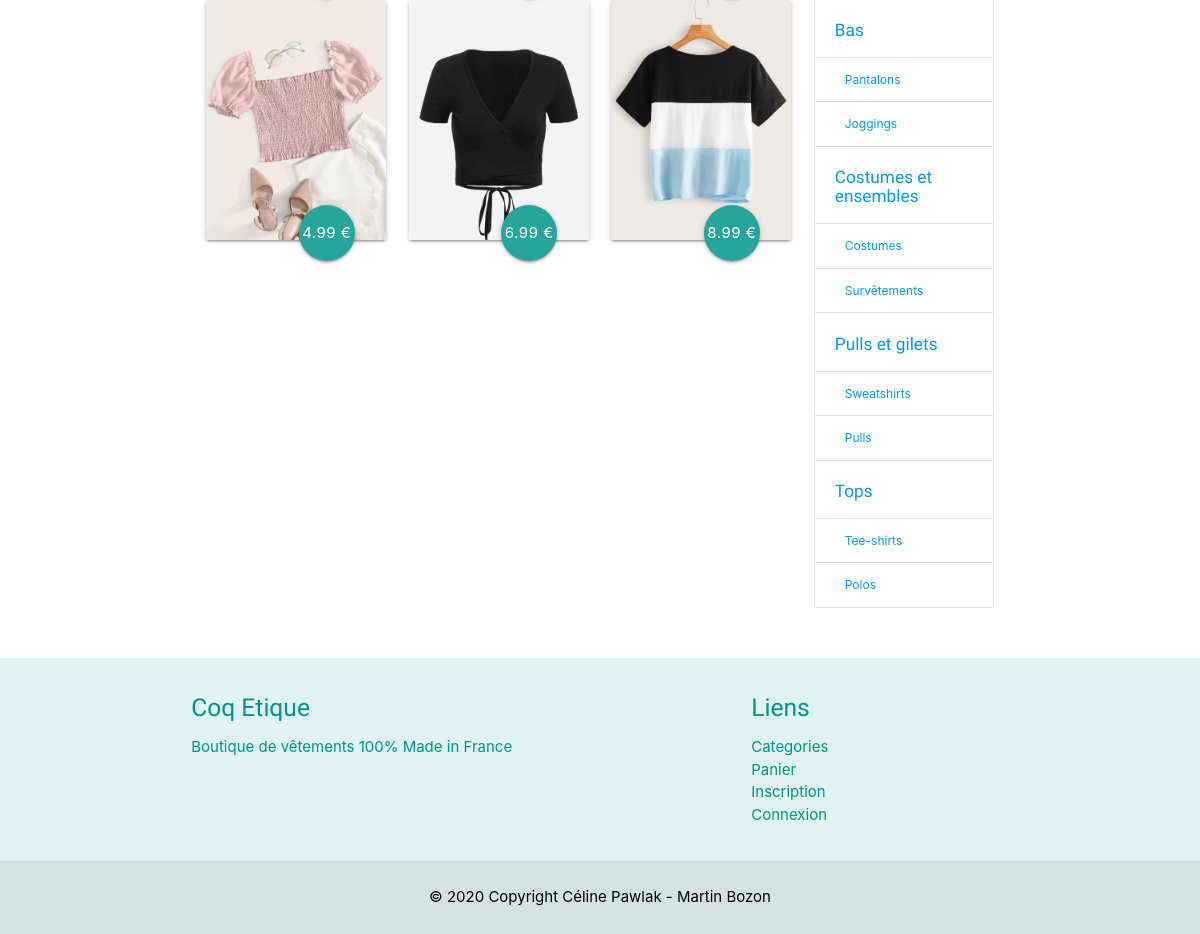
The app's page /index.php?p=products.index (lower part), older data.
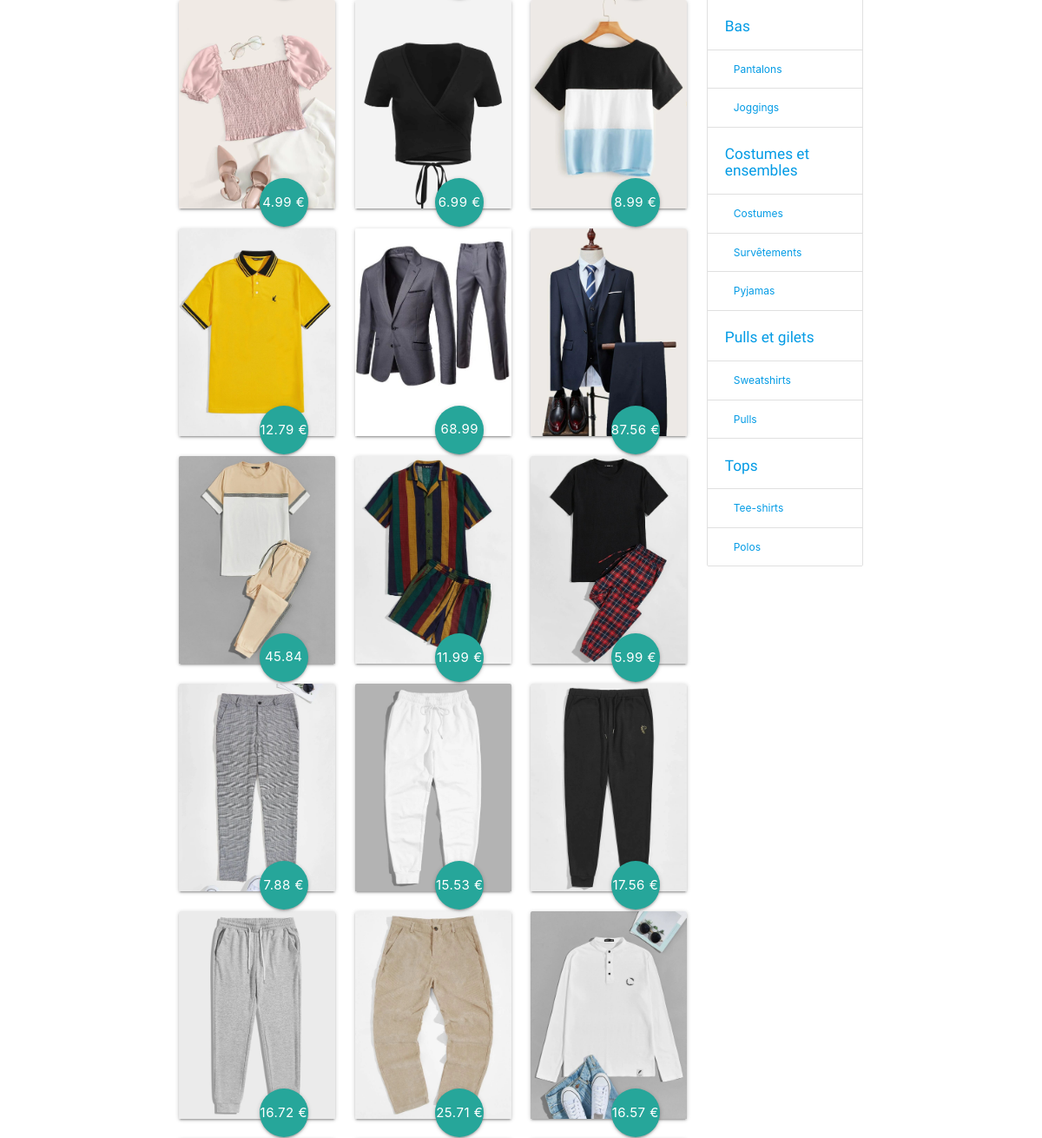
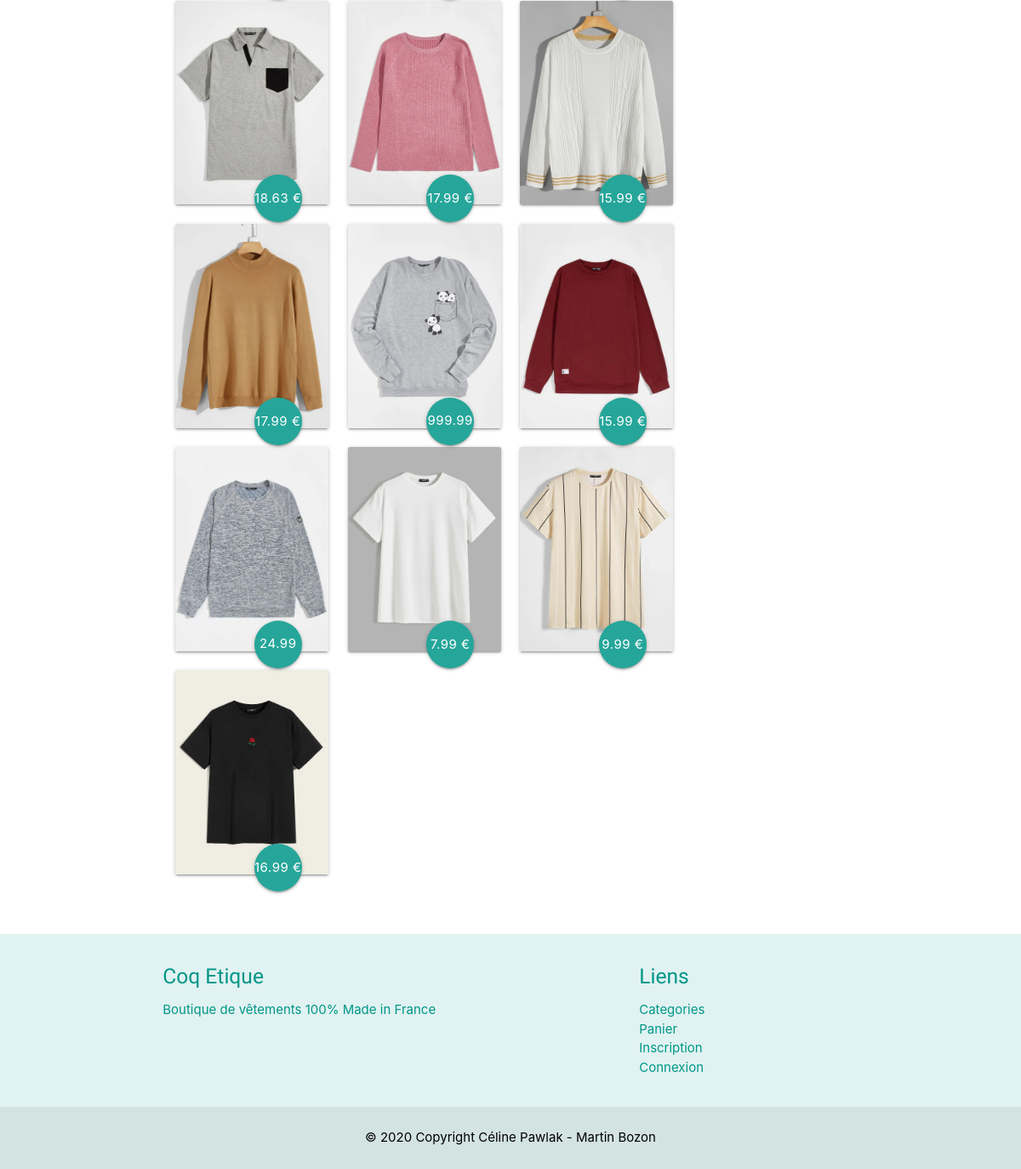
The same page, newer data (2 pictures, top to bottom).
### tables this page shows
CREATE TABLE IF NOT EXISTS `produits` (
  `id` int(11) NOT NULL AUTO_INCREMENT,
  `nom` varchar(255) NOT NULL,
  `image_path` varchar(255) NOT NULL,
  `description` longtext NOT NULL,
  `prix` float NOT NULL,
  `id_sous_categories` int(11) DEFAULT NULL,
  `stock` int(11) NOT NULL,
  PRIMARY KEY (`id`),
  KEY `id_sous_categories` (`id_sous_categories`)
);

CREATE TABLE IF NOT EXISTS `categories` (
  `id` int(11) NOT NULL AUTO_INCREMENT,
  `nom` varchar(255) NOT NULL,
  `gender` varchar(255) NOT NULL,
  `image_path` varchar(255) NOT NULL,
  PRIMARY KEY (`id`)
);

CREATE TABLE IF NOT EXISTS `sous_categories` (
  `id` int(11) NOT NULL AUTO_INCREMENT,
  `nom` varchar(255) NOT NULL,
  `id_categories` int(11) DEFAULT NULL,
  PRIMARY KEY (`id`),
  KEY `id_categories` (`id_categories`)
);

### core/Controller/Controller.php (called while the page is built, shortened)
<?php
class Controller{
    protected $viewPath;
    protected $template;
    protected function render($view, $variables = []){
        extract($variables);
        require ($this->viewPath . str_replace('.', '/', $view) . '.php');
        $content = ob_get_clean();
        require($this->viewPath . 'templates/' . $this->template . '.php');
    }
}

### app/Controller/ProductsController.php (called while the page is built, shortened)
<?php
class ProductsController extends AppController
{
    public function index()
    {
        $products = $this->Product->last();
        $subcategories = $this->Subcategory->all();
        $categories = $this->Category->all();
        $this->render('products.index', compact('products', 'subcategories', 'categories'));
    }
}

### public/index.php (called while the page is built, shortened)
<?php
if (isset($_GET['p'])) {
    $page = $_GET['p'];
} else {
    $page = 'products.home';
}
$page = explode('.', $page);
if ($page[0] === 'admin'){
    $controller = '\App\Controller\Admin\\' . ucfirst($page[1] . 'Controller');
    $action = $page[2];
}else{
    $action = $page[1];
}
$controller = new $controller;
$controller->$action();

### core/Table/Table.php (called while the page is built, shortened)
<?php
class Table
{
    protected $table;
    protected $db;
    public function __construct(Database $db)
    {
        $this->db = $db;
    }
    public function all()
    {
        return $this->query('SELECT * FROM '. $this->table);
    }
    public function query($statement, $attributes = null, $one = false)
    {
        if ($attributes) {
            return $this->db->prepare(
                $statement,
                $attributes,
                str_replace('Table', 'Entity', get_class($this)),
                $one);
        }else{
            return $this->db->query(
                $statement,
                str_replace('Table', 'Entity', get_class($this)),
                $one);
        }
    }
}

### core/Database/MysqlDatabase.php (called while the page is built, shortened)
<?php
class MysqlDatabase extends Database
{
    private $pdo;
    private function getPDO()
    {
        if ($this->pdo === null){
            $pdo = new PDO('mysql:dbname=boutique;host=localhost', 'root', '');
            $pdo->setAttribute(PDO::ATTR_ERRMODE, PDO::ERRMODE_EXCEPTION);
            $this->pdo = $pdo;
        }
        return $this->pdo;
    }
    public function query($statement, $class_name = null, $one = false)
    {
        $req = $this->getPDO()->query($statement);
        if ($class_name === null){
            $req->setFetchMode(PDO::FETCH_OBJ);
        }else{
            $req->setFetchMode(PDO::FETCH_CLASS, $class_name);
        }
        if ($one){
            $datas = $req->fetch();
        }else{
            $datas = $req->fetchAll();
        }
        return $datas;
    }
}

### app/Table/ProductTable.php (called while the page is built, shortened)
<?php
class ProductTable extends Table
{
    public function last()
    {
        return $this->query(
            "
        SELECT produits.stock, produits.id, produits.nom, produits.image_path, produits.description, produits.prix, sous_categories.nom as sous_categorie, categories.nom as categorie
        FROM produits
        LEFT JOIN sous_categories ON id_sous_categories = sous_categories.id
        LEFT JOIN categories ON id_categories = categories.id
        "
        );
    }
}

### app/Autoloader.php (called while the page is built, shortened)
<?php
class Autoloader
{
    static function autoload($class)
    {
        if (strpos($class, __NAMESPACE__ . '\\') === 0) {
            $class = str_replace(__NAMESPACE__ . '\\', '', $class);
            $class = str_replace('\\', '/', $class);
        }
    }
}

### core/Autoloader.php (called while the page is built, shortened)
<?php
class Autoloader
{
    static function autoload($class)
    {
        if (strpos($class, __NAMESPACE__ . '\\') === 0) {
            $class = str_replace(__NAMESPACE__ . '\\', '', $class);
            $class = str_replace('\\', '/', $class);
        }
    }
}

### app/Entity/ProductEntity.php (called while the page is built, shortened)
<?php
class ProductEntity extends Entity{
    public function getUrl(){
        return 'index.php?p=products.show&id=' . $this->id;
    }
}

### core/Entity/Entity.php (called while the page is built, shortened)
<?php
class Entity
{
    public function __get($key){
        return $this->$key;
    }
}

### app/Entity/CategoryEntity.php (called while the page is built, shortened)
<?php
class CategoryEntity extends Entity{
    public function getUrl(){
        return 'index.php?p=products.category&id=' . $this->id;
    }
}

### app/Entity/SubcategoryEntity.php (called while the page is built, shortened)
<?php
class SubcategoryEntity extends Entity{
    public function getUrl(){
        return 'index.php?p=products.subcategory&id=' .$this->id;
    }
}

### app/Views/products/index.php (the view, shortened to what this page needs)
<div class="row p-1">
    <div class="col s12 m9">
        <div class="row">
            <?php
            foreach ($products as $product): ?>
                <div class="col s12 m4">
                    <div class="card">
                        <div class="card-image">
                            <a class="link_card_hover" href="<?= $product->url ?>">
                                <img src="../app/src/images/<?= $product->image_path ?>" alt="<?= $product->nom ?>">
                                <button class="btn-floating btn-large halfway-fab"><?= $product->prix ?> €</button>
                            </a>
                        </div>
                    </div>
                </div>
            <?php
            endforeach; ?>
        </div>
    </div>
    <div id="categories" class="col s12 m3">
        <ul class="collection with-header">
            <?php
            foreach (
                $categories
                as $category2
            ) {
                if ($category2->gender == 'Homme') { ?>
                    <li class="collection-header">
                        <a href=" <?= $category2->url; ?>">
                            <h6><?= $category2->nom ?></h6>
                        </a>
                    </li>
                    <?php
                    foreach ($subcategories as $subcategory) {
                        if ($subcategory->id_categories == $category2->id) { ?>
                            <li class="collection-item">
                                <a href="<?= $subcategory->url; ?>"><?= $subcategory->nom ?></a>
                            </li>
                            <?php
                        }
                    }
                }
            } ?>
        </ul>
    </div>
</div>

### app/Views/templates/default.php (shortened to what this page needs)
<!doctype html>
<html lang="en">
<head>
    <link rel="stylesheet" href="https://cdnjs.cloudflare.com/ajax/libs/materialize/1.0.0/css/materialize.min.css">
    <link rel="stylesheet" href="../public/css/style.css">
</head>
<body>
<body>
<main role="main">
    <section class="container">
        <?= $content; ?>
    </section>
</main>
</body>
<footer class="page-footer">
    <div class="container">
        <div class="row">
            <div class="col l6 s12">
                <h5><a class="teal-text hover_footer" href="index.php">Coq Etique</a></h5>
                <p class="teal-text">Boutique de vêtements 100% Made in France</p>
            </div>
            <div class="col l4 offset-l2 s12">
                <h5 class="teal-text">Liens</h5>
                <ul>
                    <li><a class="teal-text hover_footer" href="index.php?p=categories.index">Categories</a></li>
                    <li><a class="teal-text hover_footer" href="index.php?p=users.panier">Panier</a></li>
                    <?php
                    if (isset($_SESSION['current_user'])) {
                        ?>
                        <li><a class="teal-text hover_footer" href="index.php?p=users.profil">Mon compte</a></li>
                        <?php
                    } else {
                        ?>
                        <li><a class="teal-text hover_footer" href="index.php?p=users.inscription">Inscription</a></li>
                        <li><a class="teal-text hover_footer" href="index.php?p=users.connexion">Connexion</a></li>
                        <?php
                    }
                    ?>
                </ul>
            </div>
        </div>
    </div>
    <div class="footer-copyright">
        <div class="container center ">
            <p class="black-text">© 2020 Copyright Céline Pawlak - Martin Bozon</p>
        </div>
    </div>
</footer>
</html>

### public/css/style.css (style rules this page uses)
h1,h2,h3,h4,h5,h6, .navbar-brand { font-family: 'Indie Flower', cursive; }
main { position: relative; min-height: 58vh; }
body { display: flex; flex-direction: column; }
.p-1 { padding: 1rem !important; }
button { margin: 0.5rem; }
.link_card_hover { font-weight: bold; }
.collection-item > * { font-size: 12px !important; }
footer { background-color: #e0f2f1 !important; }

Row changes from the older to the newer data that the page shows:
added produits: shows a picture, prix "12.79"
added produits: image_path (picture), prix "68.99"
added produits: shows a picture, prix "87.56"
added produits: shows a picture, prix "45.84"
added produits: shows a picture, prix "11.99"
added produits: shows a picture, prix "5.99"
added produits: shows a picture, prix "7.88"
added produits: image_path (picture), prix "15.53"
added produits: shows a picture, prix "17.56"
added produits: shows a picture, prix "16.72"
added produits: shows a picture, prix "25.71"
added produits: image_path (picture), prix "16.57"
added produits: image_path (picture), prix "18.63"
added produits: shows a picture, prix "17.99"
added produits: shows a picture, prix "15.99"
added produits: image_path (picture), prix "17.99"
added produits: shows a picture, prix "999.99"
added produits: shows a picture, prix "15.99"
added produits: shows a picture, prix "24.99"
added produits: image_path (picture), prix "7.99"
added produits: shows a picture, prix "9.99"
added produits: image_path (picture), prix "16.99"
added sous_categories: nom "Pyjamas", shown under categories "Costumes et ensembles"
